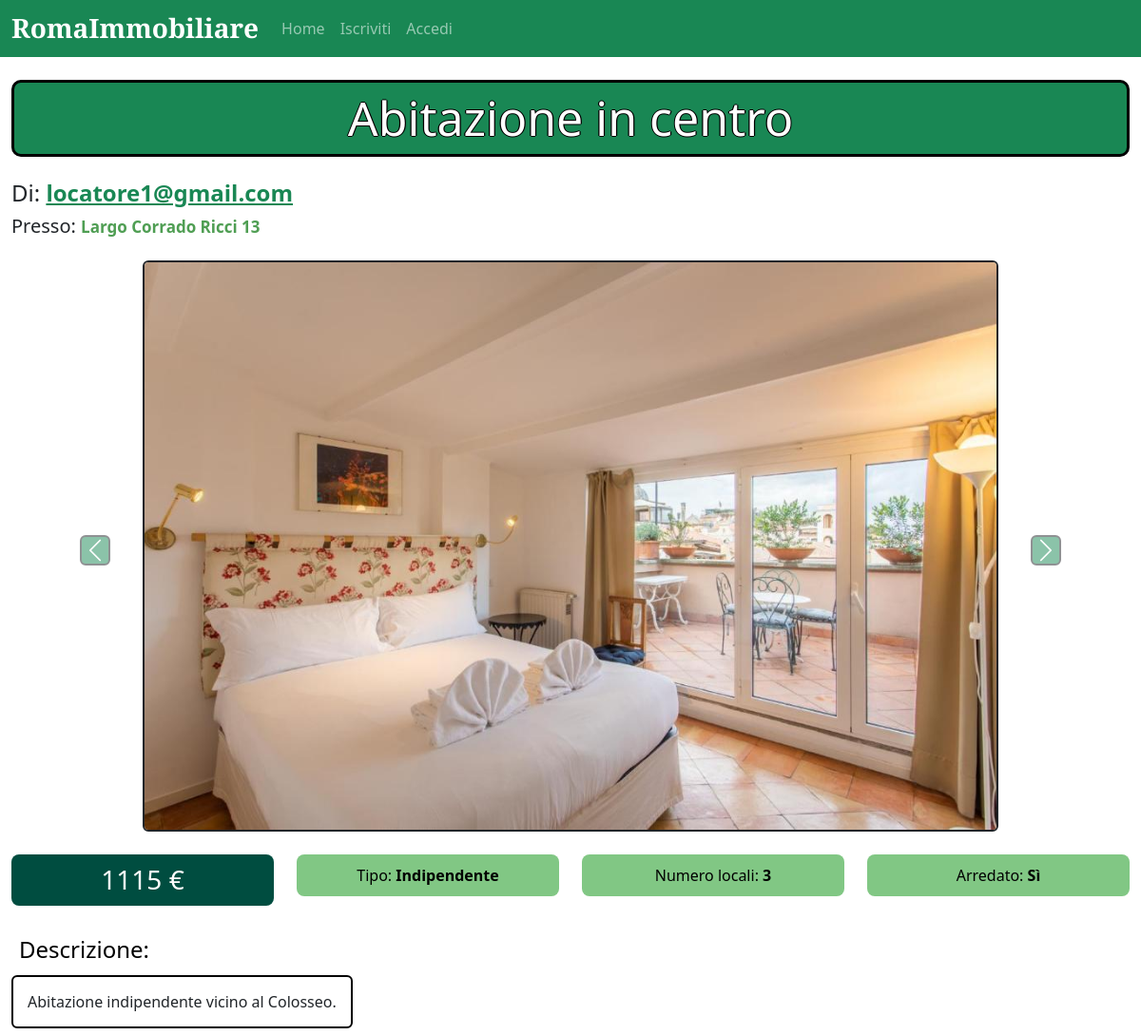
The app's page /annunci/2 with its own data.
### tables this page shows
CREATE TABLE "ANNUNCI" (
	"id"	INTEGER,
	"titolo"	TEXT NOT NULL,
	"indirizzo"	TEXT NOT NULL,
	"tipo"	TEXT NOT NULL,
	"prezzo"	INTEGER NOT NULL,
	"arredato"	TEXT NOT NULL,
	"num_loc"	TEXT NOT NULL,
	"desc"	TEXT NOT NULL,
	"disponibile"	TEXT NOT NULL,
	"immagine1"	TEXT NOT NULL,
	"immagine2"	TEXT,
	"immagine3"	TEXT,
	"immagine4"	TEXT,
	"immagine5"	TEXT,
	"id_locatore"	INTEGER NOT NULL,
	PRIMARY KEY("id" AUTOINCREMENT),
	FOREIGN KEY("id_locatore") REFERENCES "UTENTI"("id")
);

CREATE TABLE "UTENTI" (
	"id"	INTEGER,
	"nickname"	TEXT NOT NULL,
	"password"	TEXT NOT NULL,
	"locatore"	TEXT,
	PRIMARY KEY("id" AUTOINCREMENT)
);

### app.py (the view)
@app.route('/annunci/<int:id>', methods=['GET'])
def single(id):
    flag=True
    annuncio = dao.get_annuncio(id)
    pren= dao.get_pren(id)
    if current_user.is_authenticated:
        for p in pren:
            if p['id_cliente'] == current_user.id and p['id_annuncio'] == id and p['stato'] != 'R':
                flag=False #flag per capire se l'utente può prenotare l'abitazione
    return render_template('single.html', annuncio=annuncio, flag=flag)

### dao.py (called while the page is built)
def get_annuncio(id):
    conn = sqlite3.connect('db/Affitti.db')
    conn.row_factory = sqlite3.Row
    cursor = conn.cursor()
    sql = 'SELECT ANNUNCI.id, ANNUNCI.titolo, ANNUNCI.indirizzo, ANNUNCI.tipo, ANNUNCI.prezzo, ANNUNCI.arredato, ANNUNCI.num_loc, ANNUNCI.desc, ANNUNCI.disponibile, ANNUNCI.immagine1, ANNUNCI.immagine2, ANNUNCI.immagine3, ANNUNCI.immagine4, ANNUNCI.immagine5, ANNUNCI.id_locatore, UTENTI.nickname FROM ANNUNCI, UTENTI WHERE ANNUNCI.id_locatore = UTENTI.id AND ANNUNCI.id = ?'
    cursor.execute(sql, (id,))
    annuncio = cursor.fetchone()
    cursor.close()
    conn.close()
    return annuncio

def get_pren(id):
    conn = sqlite3.connect('db/Affitti.db')
    conn.row_factory = sqlite3.Row
    cursor = conn.cursor()
    sql = 'SELECT PREN.id_annuncio, PREN.id_cliente, PREN.stato, PREN.data, PREN.ora, PREN.tipo, PREN.motivo, UTENTI.nickname, ANNUNCI.titolo, ANNUNCI.indirizzo  FROM PREN, UTENTI, ANNUNCI WHERE PREN.id_annuncio = ? AND PREN.id_annuncio=ANNUNCI.id AND ANNUNCI.id_locatore=UTENTI.id'
    cursor.execute(sql, (id,))
    prenotazioni = cursor.fetchall()
    cursor.close()
    conn.close()
    return prenotazioni

### templates/single.html (shortened to what this page needs)
{%extends "base.html"%}
{%block main%}
  <article class="row single_art">
    <div class="col-12 text-center mb-3">
      <h2 class="title-outline bg-success" id="single_title">{{annuncio.titolo}}</h2>
    </div>
    <h4>Di: <strong> <a class="nick_init text-success" href=mailto:{{annuncio.nickname}}>{{annuncio.nickname}}</a> </strong></h4>
    <h5>Presso: <strong class="init single_ind"> {{annuncio.indirizzo}}</strong></h5>
    <div class="col-12 mt-2 mb-2 text-center">
      <div id="carosello" class="carousel slide" data-ride="carousel">
        <div class="carousel-inner">
          {% for i in range(1, 6) %}
            {% if annuncio['immagine' + i|string] != '0' %}
              <div id="ImmagineCorrente" class="carousel-item {% if i == 1 %}active{% endif %}">
                <img src="{{annuncio['immagine' + i|string]}}" class="d-block w-100 img-fluid border border-2 border-dark rounded img-single mx-auto mb-3 mt-2 img_p">
              </div>
            {% endif %}
          {% endfor %}
        </div>
        <a class="carousel-control-prev" href="#carosello" role="button" data-slide="prev">
          <span class="carousel-control-prev-icon bg-success border border-2 border-dark rounded" aria-hidden="true"></span>
        </a>
        <a class="carousel-control-next" href="#carosello" role="button" data-slide="next">
          <span class="carousel-control-next-icon bg-success border border-2 border-dark rounded" aria-hidden="true"></span>
        </a>
      </div>
    </div>
    <div class="container col-12">
      <div class="row">
          <div class="col-lg-3">
              <div class="prim_info">
                  <h3>{{annuncio.prezzo}} €</h3>
              </div>
          </div>
          <div class="col-lg-3">
              <div class="sec_info">
                <p class="Tipo">Tipo: <strong>{{annuncio.tipo}}</strong></p>
              </div>
          </div>
          <div class="col-lg-3">
              <div class="sec_info">
                <p class="Num_loc">Numero locali: <strong>{{annuncio.num_loc}}</strong></p>
              </div>
          </div>
          <div class="col-lg-3">
              <div class="sec_info">
                <p class="Arredato">Arredato: <strong>{{annuncio.arredato}}</strong></p>
              </div>
              </div>
          </div>
      </div>
  </div>
  <h4 class="single_desc">Descrizione:</h4>
  <p class="col-12 text-justify desc_cont_prim"><span class="description-container">{{annuncio.desc}}</span></p>
{%endblock%}

### static/style.css (style rules this page uses)
.img-single { max-width: 900px; }
.desc_cont_prim { margin-bottom: 2%; }
.init { color: #4f9e53; }
.single_desc { color: #000000; padding: 8px; border-radius: 6px; margin-bottom: 20px; margin-top: 20px; }
.description-container { border: 2px solid #000000; padding: 15px; border-radius: 6px; }
.prim_info { background-color: #004d40; padding: 10px; border-radius: 8px; color: #fff; margin-bottom: 1.5%; }
.sec_info { background-color: #81c784; padding: 10px; border-radius: 8px; color: #000; margin-bottom: 1.5%; }
.prim_info h3, .sec_info p { text-align: center; margin: 0; }
.single_ind { font-size: 17px; }
#single_title { font-size: 50px; border: 3px solid black; border-radius: 10px; color: white; }
.title-outline { font-size: 2.5rem; line-height: 150%; text-shadow: -1.2px 0 #000000, 0 1.2px #000000, 1.2px 0 #000000, 0 -1.2px #000000; color: #218838; }

### records on screen
ANNUNCI: titolo "Abitazione in centro", indirizzo "Largo Corrado Ricci 13", immagine1 (picture), prezzo "1115", tipo "Indipendente", num_loc "3", arredato "Sì", desc "Abitazione indipendente vicino al Colosseo."
UTENTI: nickname "locatore1@gmail.com"
